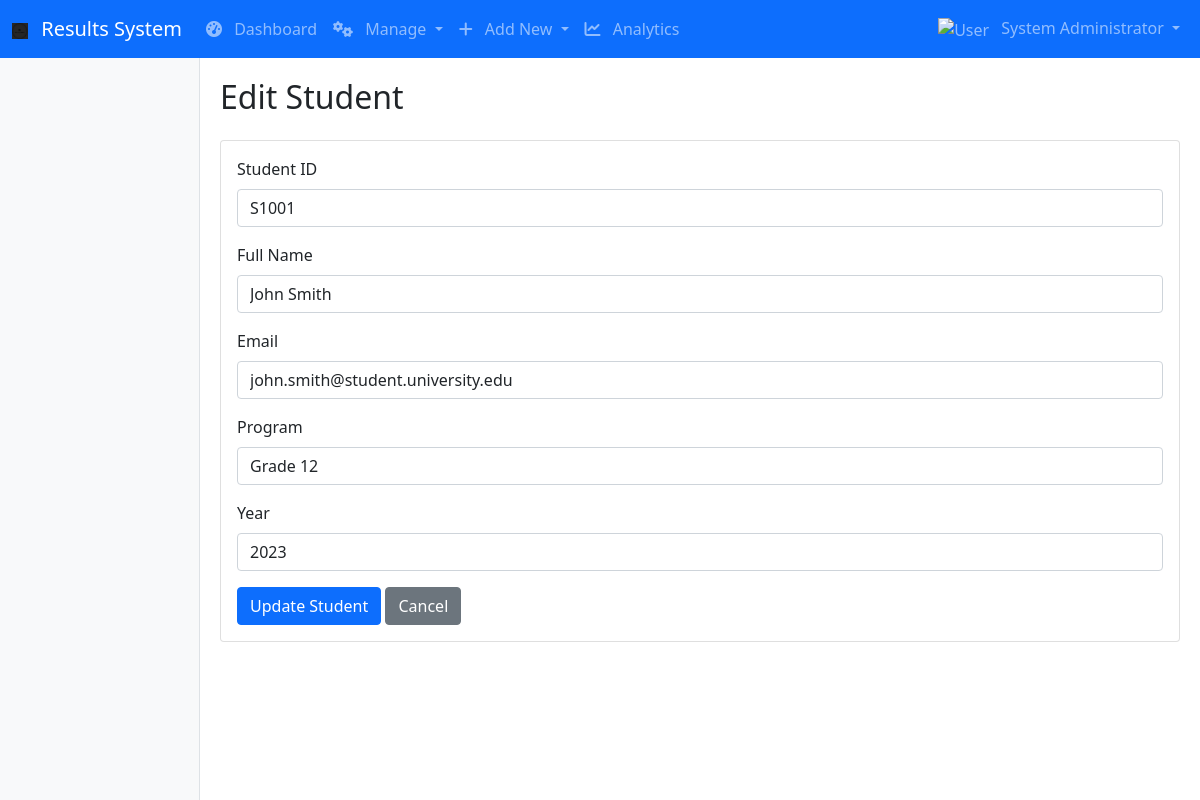
Page /admin/edit_student/S1001 (signed in) on the earlier database version.
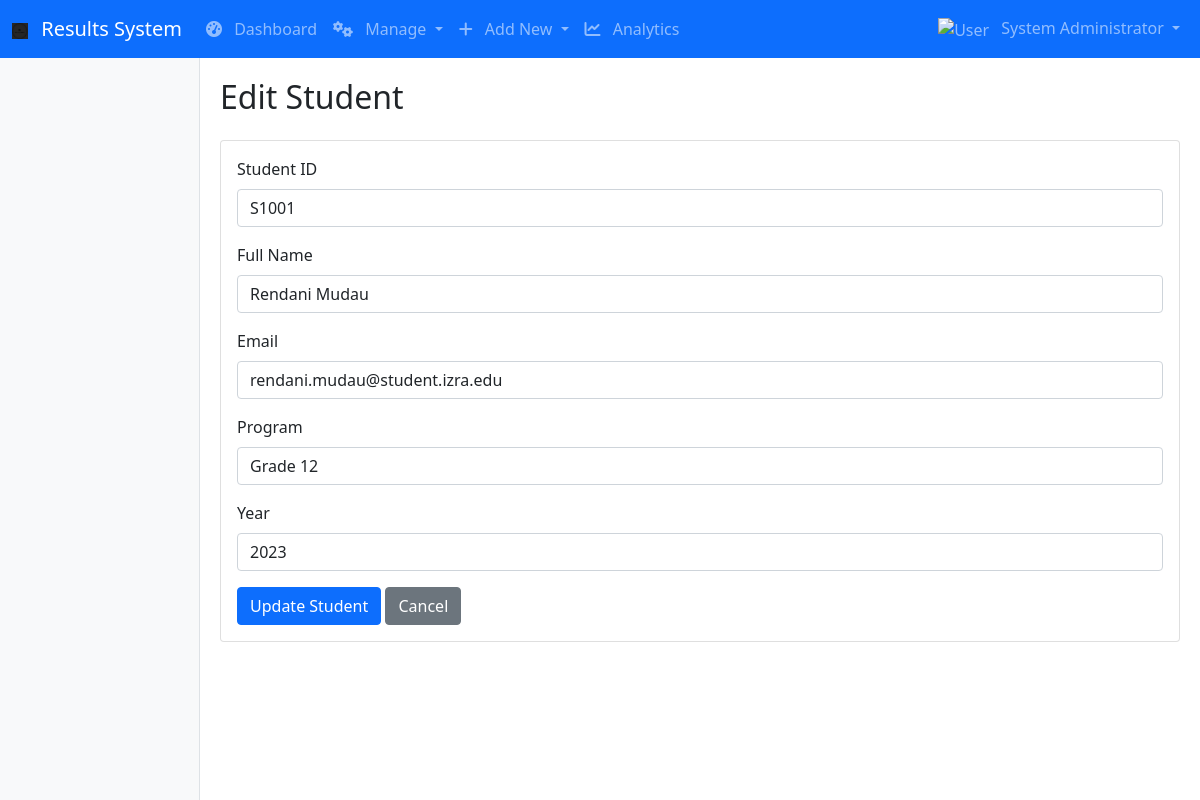
Same page on the later database version.
### tables this page shows
CREATE TABLE students
                 (id INTEGER PRIMARY KEY AUTOINCREMENT,
                 student_id TEXT UNIQUE NOT NULL,
                 full_name TEXT NOT NULL,
                 email TEXT NOT NULL,
                 program TEXT,
                 year INTEGER,
                 date_of_birth TEXT,
                 phone_number TEXT,
                 address TEXT,
                 created_at TEXT DEFAULT CURRENT_TIMESTAMP);

### app.py (the view)
    def decorated_function(*args, **kwargs):
        if 'role' not in session or session['role'] != 'admin':
            flash('Admin access required.', 'danger')
            return redirect(url_for('login'))
        return f(*args, **kwargs)

### app.py (called while the page is built, shortened)
def get_db_connection():
    conn = sqlite3.connect('results.db')
    conn.row_factory = sqlite3.Row
    return conn

def admin_required(f):
    def decorated_function(*args, **kwargs):
        if 'role' not in session or session['role'] != 'admin':
            flash('Admin access required.', 'danger')
            return redirect(url_for('login'))
        return f(*args, **kwargs)
    decorated_function.__name__ = f.__name__
    return decorated_function

@app.context_processor
def utility_processor():
    def now(format='%Y-%m-%d %H:%M'):
        return datetime.now().strftime(format)
    return dict(now=now)

@app.route('/admin/edit_student/<student_id>', methods=['GET', 'POST'])
@admin_required
def edit_student(student_id):
    conn = get_db_connection()
    student = conn.execute('SELECT * FROM students WHERE student_id = ?', (student_id,)).fetchone()
    conn.close()
    if not student:
        flash('Student not found.', 'danger')
        return redirect(url_for('manage_students'))
    return render_template('edit_student.html', student=student)

### templates/edit_student.html
{% extends "base.html" %}
{% block content %}
<h2 class="mb-4">Edit Student</h2>
<div class="card">
    <div class="card-body">
        <form method="POST">
            <div class="mb-3">
                <label for="student_id" class="form-label">Student ID</label>
                <input type="text" class="form-control" id="student_id" name="student_id" value="{{ student.student_id }}" required>
            </div>
            <div class="mb-3">
                <label for="full_name" class="form-label">Full Name</label>
                <input type="text" class="form-control" id="full_name" name="full_name" value="{{ student.full_name }}" required>
            </div>
            <div class="mb-3">
                <label for="email" class="form-label">Email</label>
                <input type="email" class="form-control" id="email" name="email" value="{{ student.email }}" required>
            </div>
            <div class="mb-3">
                <label for="program" class="form-label">Program</label>
                <input type="text" class="form-control" id="program" name="program" value="{{ student.program }}" required>
            </div>
            <div class="mb-3">
                <label for="year" class="form-label">Year</label>
                <input type="number" class="form-control" id="year" name="year" value="{{ student.year }}" required>
            </div>
            <button type="submit" class="btn btn-primary">Update Student</button>
            <a href="{{ url_for('manage_students') }}" class="btn btn-secondary">Cancel</a>
        </form>
    </div>
</div>
{% endblock %}

Differences in the rows shown:
changed students "Grade 12": full_name "John Smith" → "Rendani Mudau"; email "john.smith@student.university.edu" → "rendani.mudau@student.izra.edu"
